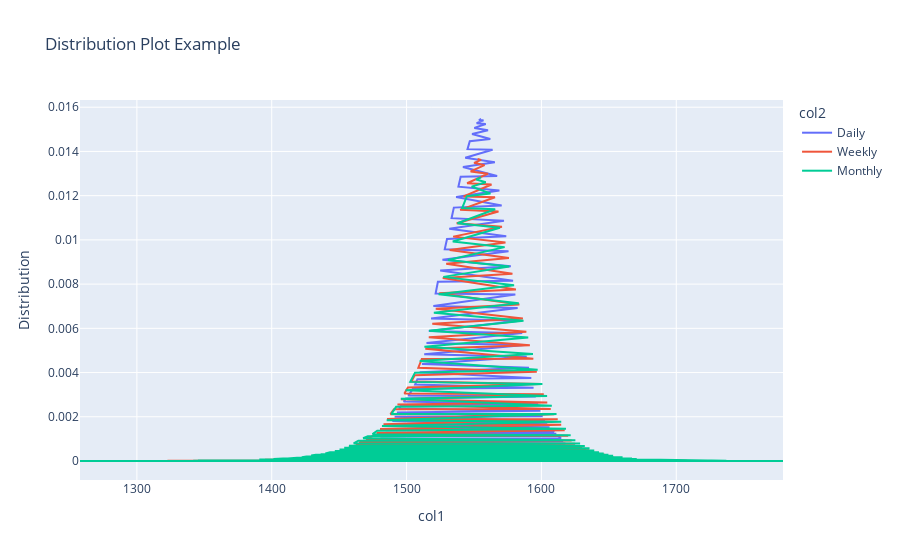

The code cell stored with this chart in its notebook:
### Code cell
fig = px.line(data, x= "col1", y= "Distribution", color="col2",hover_name="col2", title="Distribution Plot Example")
fig.show()

### Figure 1 — Plotly figure (JSON) as saved in the notebook; plotly's stock layout.template omitted (floating-point values rounded to 4 significant figures; data arrays with more than 128 entries replaced by an {"elided": "..."} marker saying what was removed)
{"data": [{"hovertemplate": "<b>%{hovertext}</b><br><br>col2=Daily<br>col1=%{x}<br>Distribution=%{y}<extra></extra>", "hovertext": {"elided": "150 str values"}, "legendgroup": "Daily", "line": {"color": "#636efa", "dash": "solid"}, "mode": "lines", "name": "Daily", "orientation": "v", "showlegend": true, "type": "scatter", "x": {"elided": "150 float values"}, "xaxis": "x", "y": {"elided": "150 float values"}, "yaxis": "y"}, {"hovertemplate": "<b>%{hovertext}</b><br><br>col2=Weekly<br>col1=%{x}<br>Distribution=%{y}<extra></extra>", "hovertext": {"elided": "150 str values"}, "legendgroup": "Weekly", "line": {"color": "#EF553B", "dash": "solid"}, "mode": "lines", "name": "Weekly", "orientation": "v", "showlegend": true, "type": "scatter", "x": {"elided": "150 float values"}, "xaxis": "x", "y": {"elided": "150 float values"}, "yaxis": "y"}, {"hovertemplate": "<b>%{hovertext}</b><br><br>col2=Monthly<br>col1=%{x}<br>Distribution=%{y}<extra></extra>", "hovertext": {"elided": "150 str values"}, "legendgroup": "Monthly", "line": {"color": "#00cc96", "dash": "solid"}, "mode": "lines", "name": "Monthly", "orientation": "v", "showlegend": true, "type": "scatter", "x": {"elided": "150 float values"}, "xaxis": "x", "y": {"elided": "150 float values"}, "yaxis": "y"}], "layout": {"legend": {"title": {"text": "col2"}, "tracegroupgap": 0}, "title": {"text": "Distribution Plot Example"}, "xaxis": {"anchor": "y", "domain": [0, 1], "title": {"text": "col1"}}, "yaxis": {"anchor": "x", "domain": [0, 1], "title": {"text": "Distribution"}}}}
